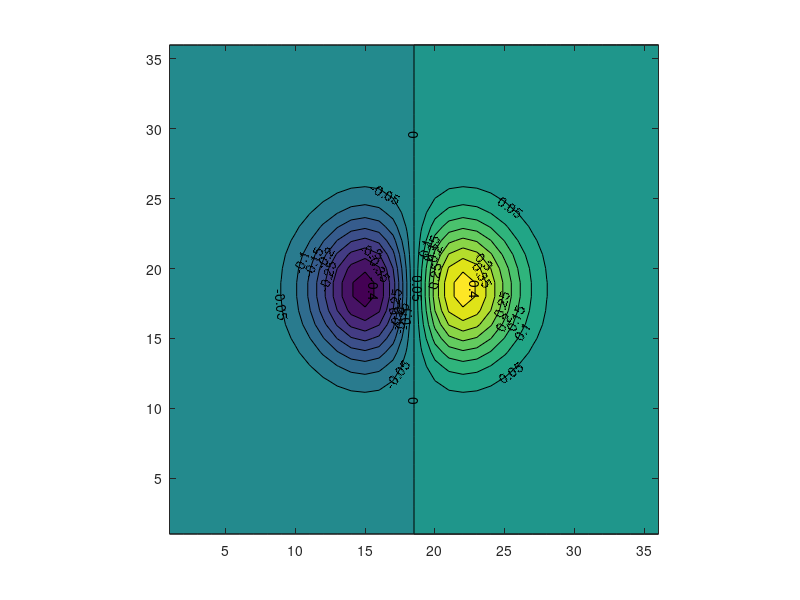

Reproduce this figure in MATLAB.
x = -3.5:0.2:3.5; y = -3.5:0.2:3.5;
[X,Y] = meshgrid(x,y); Z = X.*exp(-X.^2-Y.^2);
[C,h] = contourf(Z,[-.45:.05:.45]);
clabel(C,h); axis square;